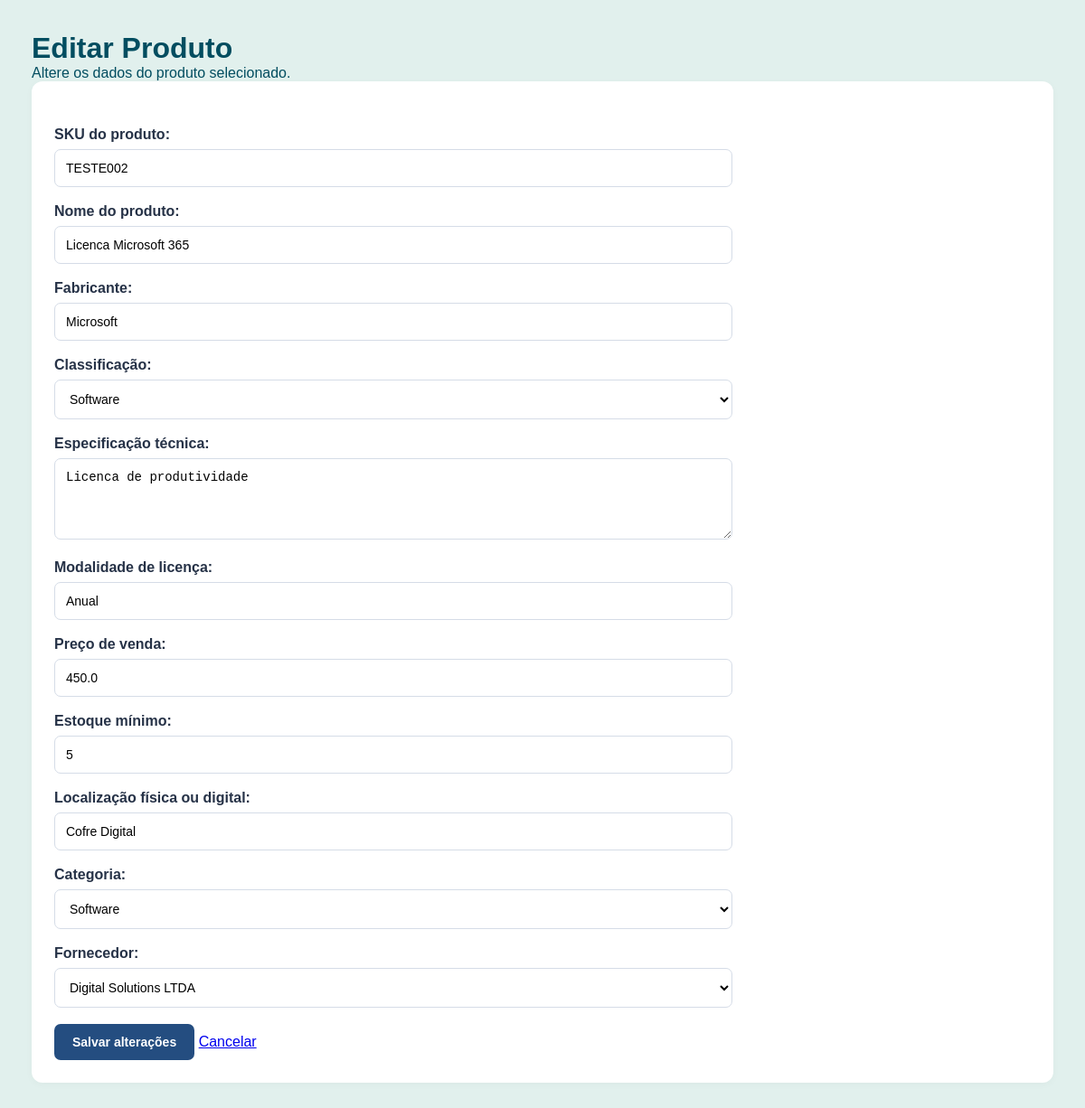
The app's page /produtos/5/editar, older data.
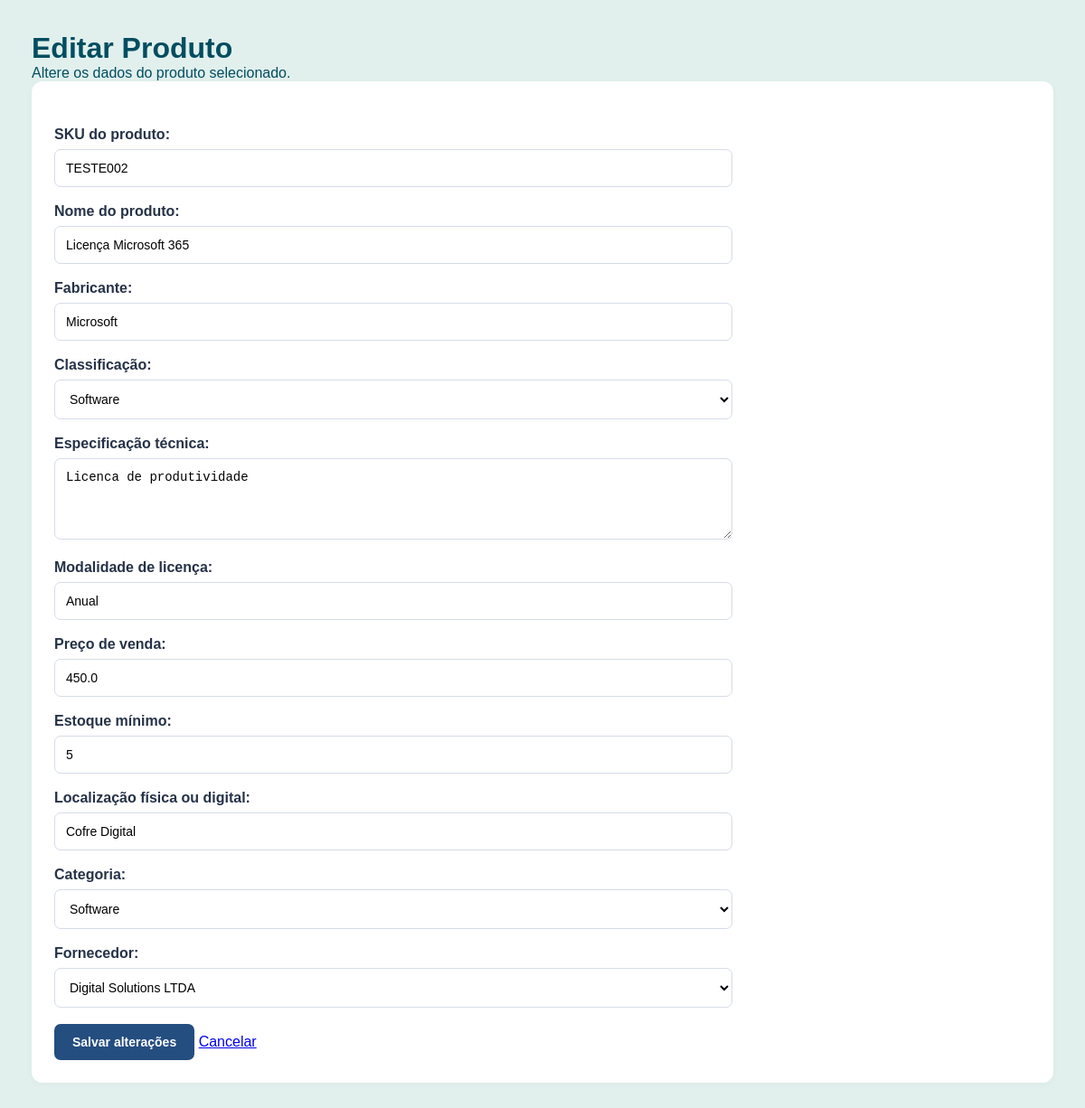
The same page, newer data.
### tables this page shows
CREATE TABLE produtos (
    id INTEGER PRIMARY KEY AUTOINCREMENT,
    sku TEXT NOT NULL UNIQUE,
    nome TEXT NOT NULL,
    fabricante TEXT NOT NULL,
    classificacao TEXT NOT NULL
        CHECK (classificacao IN ('Hardware', 'Software', 'Periférico')),
    especificacao TEXT,
    modalidade_licenca TEXT,
    preco_venda REAL NOT NULL CHECK (preco_venda > 0),
    quantidade_estoque INTEGER NOT NULL DEFAULT 0
        CHECK (quantidade_estoque >= 0),
    estoque_minimo INTEGER NOT NULL DEFAULT 0
        CHECK (estoque_minimo >= 0),
    localizacao TEXT,
    categoria_id INTEGER NOT NULL,
    fornecedor_id INTEGER NOT NULL,
    ativo INTEGER NOT NULL DEFAULT 1
        CHECK (ativo IN (0, 1)),
    FOREIGN KEY (categoria_id)
        REFERENCES categorias(id)
        ON DELETE RESTRICT,
    FOREIGN KEY (fornecedor_id)
        REFERENCES fornecedores(id)
        ON DELETE RESTRICT
);

CREATE TABLE categorias (
    id INTEGER PRIMARY KEY AUTOINCREMENT,
    nome TEXT NOT NULL COLLATE NOCASE UNIQUE,
    descricao TEXT
);

CREATE TABLE fornecedores (
    id INTEGER PRIMARY KEY AUTOINCREMENT,
    razao_social TEXT NOT NULL,
    cnpj TEXT NOT NULL UNIQUE,
    telefone TEXT NOT NULL,
    email TEXT NOT NULL
);

### app.py (the view, shortened to what this page needs)
@app.route("/produtos/<int:produto_id>/editar", methods=["GET", "POST"])
def editar_produto(produto_id):
    conexao = conectar_banco()
    try:
        produto = conexao.execute("""
            SELECT *
            FROM produtos
            WHERE id = ? AND ativo = 1
        """, (produto_id,)).fetchone()
        if produto is None:
            flash("Produto não encontrado.", "erro")
            return redirect(url_for("inicio"))
        categorias = conexao.execute("""
            SELECT id, nome
            FROM categorias
            ORDER BY nome
        """).fetchall()
        fornecedores = conexao.execute("""
            SELECT id, razao_social
            FROM fornecedores
            ORDER BY razao_social
        """).fetchall()
        if request.method == "GET":
            return render_template(
                "editar_produto.html",
                produto=produto,
                categorias=categorias,
                fornecedores=fornecedores
            )
    except sqlite3.IntegrityError:
        flash("Não foi possível atualizar. Verifique se o SKU já está cadastrado.", "erro")
        return redirect(url_for("editar_produto", produto_id=produto_id))
    finally:
        conexao.close()

### app.py (called while the page is built)
def conectar_banco():
    conexao = sqlite3.connect(BANCO)
    conexao.row_factory = sqlite3.Row
    conexao.execute("PRAGMA foreign_keys = ON")
    return conexao

### templates/editar_produto.html (shortened to what this page needs)
<!DOCTYPE html>
<html lang="pt-br">
<head>
    <link rel="stylesheet" href="{{ url_for('static', filename='style.css') }}">
</head>
<body>
<main class="conteudo" style="margin-left: 0;">
    <h1>Editar Produto</h1>
    <p>Altere os dados do produto selecionado.</p>
    <section class="painel-produtos">
        <form method="POST">
            <label>SKU do produto:</label>
            <input type="text" name="sku" value="{{ produto.sku }}" required>
            <label>Nome do produto:</label>
            <input type="text" name="nome" value="{{ produto.nome }}" required>
            <label>Fabricante:</label>
            <input type="text" name="fabricante" value="{{ produto.fabricante }}" required>
            <label>Classificação:</label>
            <select name="classificacao" required>
                <option value="Software" {% if produto.classificacao == 'Software' %}selected{% endif %}>Software</option>
            </select>
            <label>Especificação técnica:</label>
            <textarea name="especificacao">{{ produto.especificacao or '' }}</textarea>
            <label>Modalidade de licença:</label>
            <input type="text" name="modalidade_licenca" value="{{ produto.modalidade_licenca or '' }}">
            <label>Preço de venda:</label>
            <input type="number" name="preco_venda" step="0.01" min="0.01" value="{{ produto.preco_venda }}" required>
            <label>Estoque mínimo:</label>
            <input type="number" name="estoque_minimo" min="0" value="{{ produto.estoque_minimo }}" required>
            <label>Localização física ou digital:</label>
            <input type="text" name="localizacao" value="{{ produto.localizacao or '' }}">
            <label>Categoria:</label>
            <select name="categoria_id" required>
                {% for categoria in categorias %}
                    <option value="{{ categoria.id }}" {% if categoria.id == produto.categoria_id %}selected{% endif %}>
                        {{ categoria.nome }}
                    </option>
                {% endfor %}
            </select>
            <label>Fornecedor:</label>
            <select name="fornecedor_id" required>
                {% for fornecedor in fornecedores %}
                    <option value="{{ fornecedor.id }}" {% if fornecedor.id == produto.fornecedor_id %}selected{% endif %}>
                        {{ fornecedor.razao_social }}
                    </option>
                {% endfor %}
            </select>
            <br><br>
            <button type="submit">Salvar alterações</button>
            <a href="{{ url_for('inicio') }}">Cancelar</a>
        </form>
    </section>
</main>
</body>
</html>

Row changes from the older to the newer data that the page shows:
changed produtos "TESTE002": nome "Licenca Microsoft 365" → "Licença Microsoft 365"
